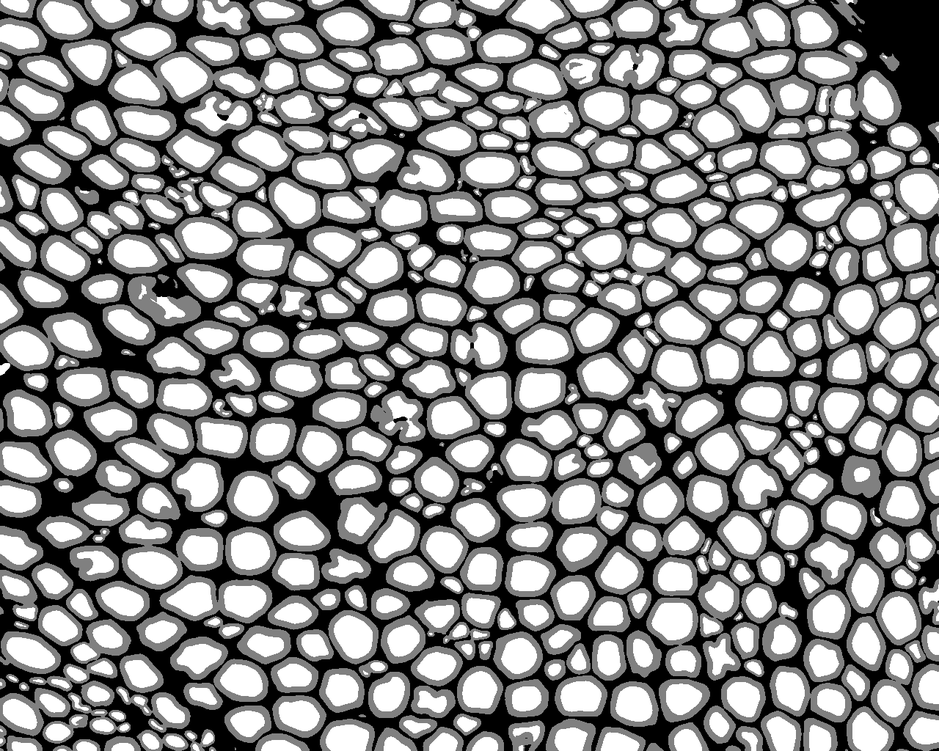
#> input picture Charles Image DA Seg/Segmented/21G-20_40X_15_0007.tif, 939 x 751 px, shrunk from 1280 x 1024 before the run, found by its file name
$ jupyter execute new_morphometrics.ipynb
#> lines starting #> are read from the running program, lines starting #| are printed output that depends on the picture; after the words box and inside, x2 and y2 are one past the last pixel; in counts of white or black regions, pixels touching at a corner belong together
[cell 1]
import matplotlib.pyplot as plt
import numpy as np
from skimage import (
    color, feature, filters, measure, morphology, segmentation, util
)
import cv2
from skimage.filters import threshold_otsu
from skimage.segmentation import clear_border
from skimage.measure import label, regionprops, regionprops_table
from skimage.morphology import closing, square
from skimage.color import label2rgb
import plotly
import plotly.express as px
import plotly.graph_objects as go
import math
import pandas as pd
from napari_simpleitk_image_processing import threshold_otsu, touching_objects_labeling, gaussian_blur
from pyclesperanto_prototype import imshow
from skimage.segmentation import watershed
from skimage.feature import peak_local_max
from scipy import ndimage as ndi
from skimage.feature import canny
from skimage.filters import rank

[cell 2]
img_path = r"D:\Research\Isaacs Lab\DeepAxon\Charles Image DA Seg\Segmented\21G-20_40X_15_0007.tif"
img = cv2.imread(img_path)
#> img is the input picture: shape (751, 939, 3); min 0, max 255, mean 141.3
img = cv2.cvtColor(img, cv2.COLOR_BGR2GRAY)
#> img: shape (751, 939)
plt.imshow(img)

[cell 3]
axon = cv2.inRange(img, 200, 256)
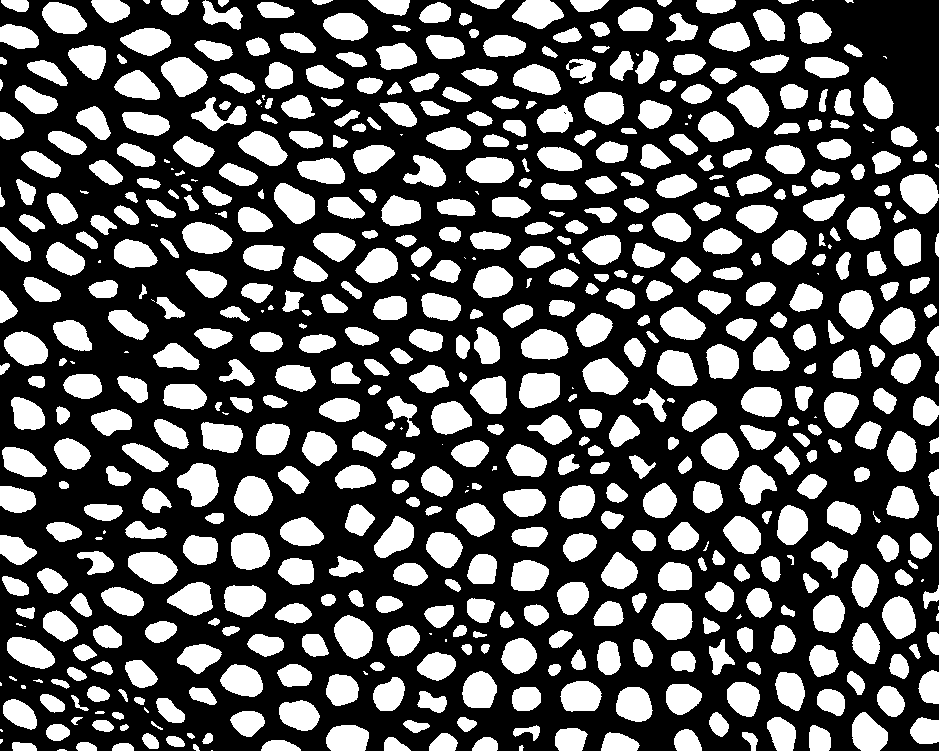
#> axon: shape (751, 939); 35.5% white; 596 white regions (52 under 20 px), largest, box (x1, y1, x2, y2) and area: (177, 463, 219, 507) 1234, (334, 615, 373, 659) 1232, (161, 57, 208, 97) 1227
myelin = cv2.inRange(img, 1, 256)
#> myelin: shape (751, 939); 84.3% white; 1838 black regions (1709 under 20 px), largest, box (x1, y1, x2, y2) and area: (0, 0, 880, 751) 53160, (111, 0, 939, 215) 15398, (324, 426, 939, 751) 13269

[cell 4]
def get_labels(img):
    distance = ndi.distance_transform_edt(img)
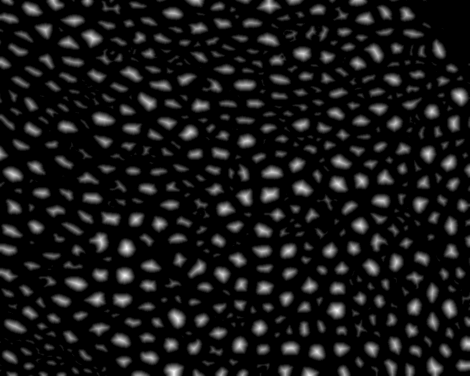
#> distance: shape (751, 939) float64 (shown at 1/2 size); min 0, max 18.38, mean 1.66; drawn with min black and max white
    local_max_coords = feature.peak_local_max(distance, min_distance=7)
#> local_max_coords = 571 pairs, first value 9 to 743, second value 10 to 930
    local_max_mask = np.zeros(distance.shape, dtype=bool)
    local_max_mask[tuple(local_max_coords.T)] = True
    markers = label(local_max_mask)
    segmented_cells = watershed(-distance, markers, mask=img)
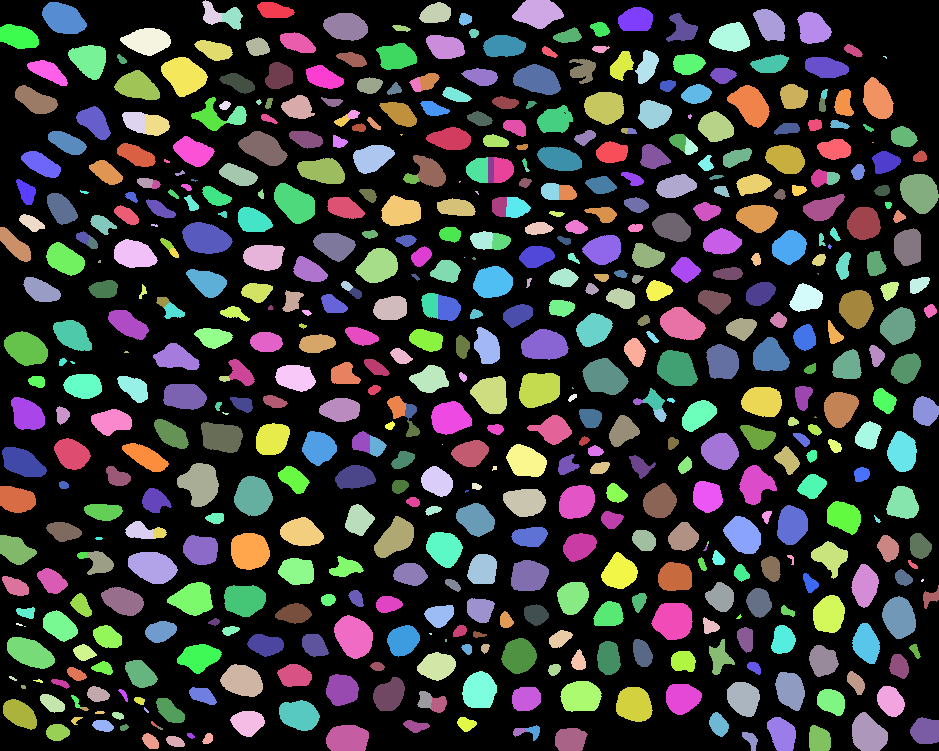
#> segmented_cells: shape (751, 939) int32; 572 distinct labels, from 0 to 571; one colour per label, 0 black
    return segmented_cells

[cell 5]
#watershed labelling of axons then obtaining region properties and putting it in a DataFrame
axon_label = get_labels(axon)
axon_props = regionprops_table(axon_label,properties=('label', 'centroid', 'area', 'axis_minor_length', 'axis_major_length',
                                                        'eccentricity', 'orientation', 'perimeter', 'solidity'))
#> axon_props = 10 items
axon_df = pd.DataFrame.from_dict(axon_props)
#> axon_df = table of 571 rows and 10 columns

#watershed labelling of myelin then obtaining region properties and putting it in a DataFrame
myelin_label = get_labels(myelin)
#> in get_labels (call 2), `distance = ndi.distance_transform_edt(img)`:
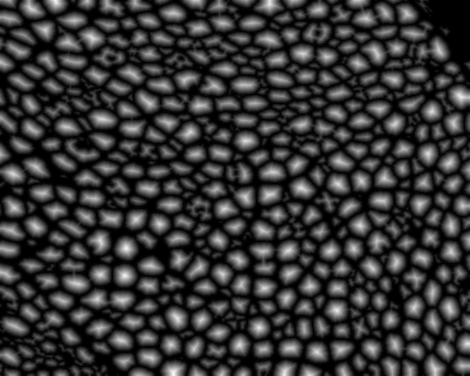
#> distance: shape (751, 939) float64 (shown at 1/2 size); min 0, max 25.5, mean 5.4; drawn with min black and max white
#> in get_labels (call 2), `local_max_coords = feature.peak_local_max(distance, min_distance=7)`: local_max_coords = 538 pairs, first value 7 to 743, second value 10 to 930
#> in get_labels (call 2), `segmented_cells = watershed(-distance, markers, mask=img)`:
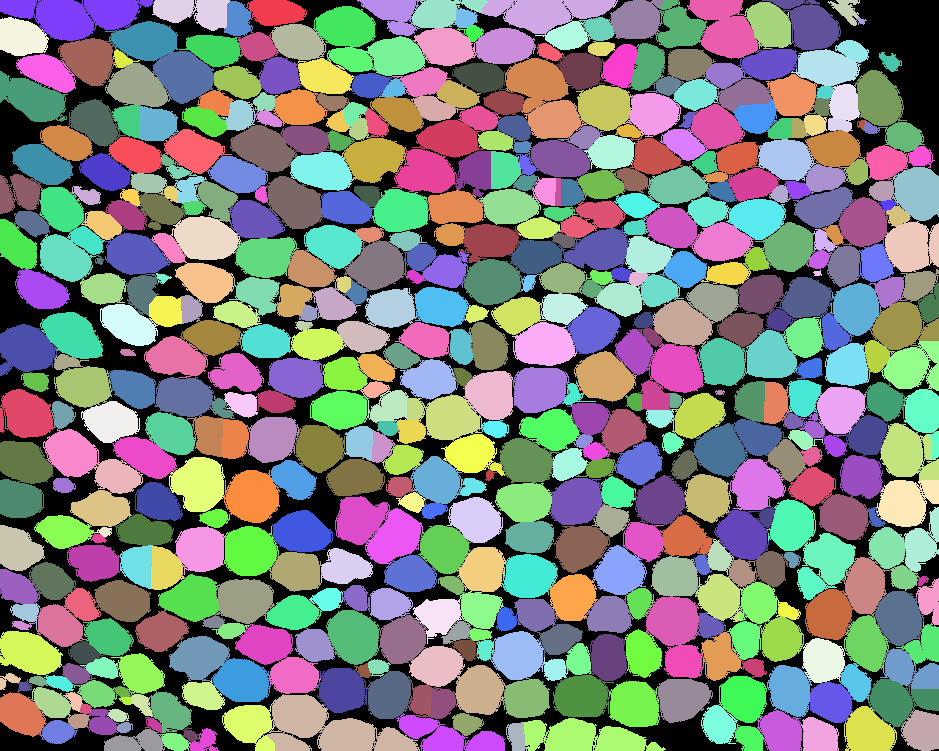
#> segmented_cells: shape (751, 939) int32; 539 distinct labels, from 0 to 538; one colour per label, 0 black
myelin_props = regionprops_table(myelin_label, properties=('label', 'bbox', 'area', 'axis_minor_length', 'axis_major_length',
                                                            'perimeter'))
#> myelin_props = 9 items
myelin_df = pd.DataFrame.from_dict(myelin_props)
#> myelin_df = table of 538 rows and 9 columns

[cell 6]
columns = {'label':[],
               'x':[],
               'y':[],
               'axon_area':[],
               'axon_perimeter':[],
               'axon_diam':[],
               'myelin_area':[],
               'myelin_thickness':[],
               'myelin_perimeter':[],
               'eccentricity':[],
               'orientation':[],
               'solidity':[],
               'gratio':[]}
morph_df = pd.DataFrame(columns)

[cell 7]
def contains(arr, target):
    return any(np.array_equal(sub_arr, target) for sub_arr in arr)

[cell 8]
def get_myelin_row(myelin_df, x, y):
    x = int(x)
    y = int(y)
    return myelin_df[((myelin_df['bbox-0'] <= x) & (myelin_df['bbox-2'] >= x)) & ((myelin_df['bbox-1'] <= y) & (myelin_df['bbox-3'] >= y))]

[cell 9]
for index, row in axon_df.iterrows():
    #save all morphometric data in variables
    label = row['label']
    x = row['centroid-0']
    y = row['centroid-1']
    axon_area = row['area']
    axon_perimeter = row['perimeter']
    axon_diam = (row['axis_major_length'] + row['axis_minor_length']) / 2 #getting axon diameter along the major axis
    eccentricity = row['eccentricity']
    orientation = row['orientation']
    solidity = row['solidity']
    myelin_row = get_myelin_row(myelin_df, x, y) #get myelin corresponding to axon of interest
    myelin_area = myelin_row['area'] - axon_area #area of the myelin = (axon+myelin area) - (axon area)
    myelin_thickness = ((myelin_row['axis_major_length'] + myelin_row['axis_minor_length']) / 2) - axon_diam #myelin thickness = (axon+myelin diam) - (axon diam)
    myelin_perimeter = myelin_row['perimeter']
    gratio = axon_diam / ((myelin_row['axis_major_length'] + myelin_row['axis_minor_length']) / 2)

    #make a one row DataFrame with axon and myelin data
    new_dict = {'label':label,
            'x':x,
            'y':y,
            'axon_area':axon_area,
            'axon_perimeter':axon_perimeter,
            'axon_diam':axon_diam,
            'myelin_area':myelin_area,
            'myelin_thickness':myelin_thickness,
            'myelin_perimeter':myelin_perimeter,
            'eccentricity':eccentricity,
            'orientation':orientation,
            'solidity':solidity,
            'gratio':gratio}
    new_df = pd.DataFrame(new_dict)

    #add the new data to the morphometrics DataFrame
    morph_df = pd.concat([morph_df,new_df], ignore_index=True)
#> this loop made 571 passes
#> (axon_area, axon_perimeter, axon_diam, eccentricity, orientation, solidity) on passes 2 to 4: (1019, 129.9, 37.85, 0.82, -1.53, 0.948), (506, 86.18, 26.28, 0.787, -1.35, 0.964), (299, 75.94, 21.51, 0.785, 0.518, 0.835)

$ run again, with Charles Image DA Seg/Segmented/21G-20_40X_15_0003.tif copied over Charles Image DA Seg/Segmented/21G-20_40X_15_0007.tif
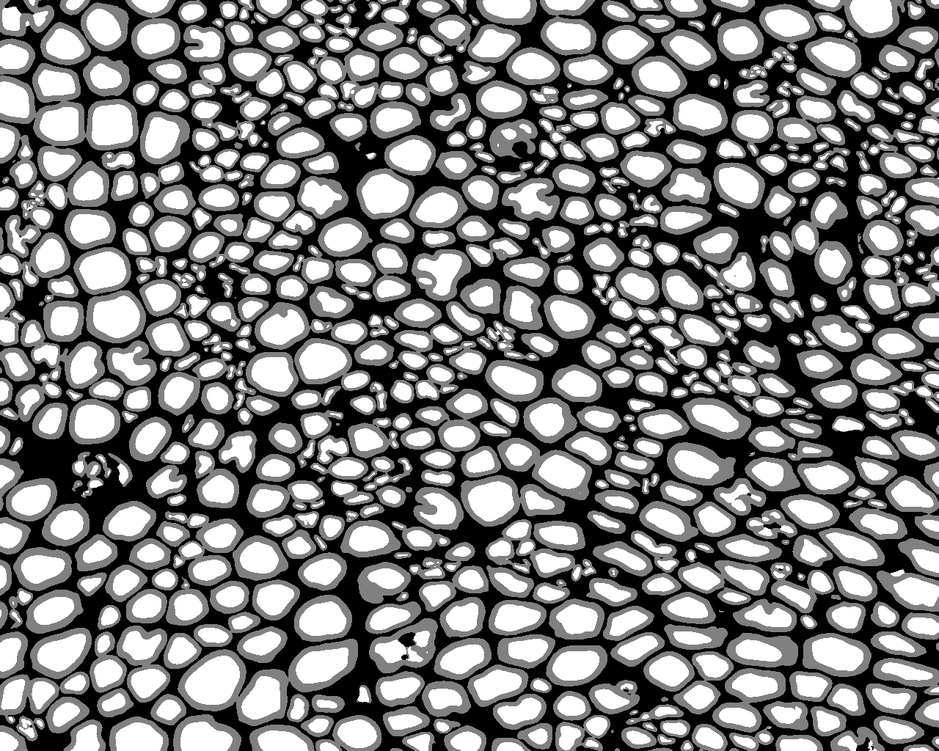
#> input picture Charles Image DA Seg/Segmented/21G-20_40X_15_0003.tif, 939 x 751 px, shrunk from 1280 x 1024 before the run, found by its file name
#> img is the input picture: shape (751, 939, 3); min 0, max 255, mean 127.8
#> img: shape (751, 939)
#> axon: shape (751, 939); 31.2% white; 893 white regions (176 under 20 px), largest, box (x1, y1, x2, y2) and area: (185, 656, 240, 705) 1955, (93, 296, 140, 338) 1503, (92, 104, 133, 145) 1454
#> myelin: shape (751, 939); 79.6% white; 1821 black regions (1711 under 20 px), largest, box (x1, y1, x2, y2) and area: (0, 0, 939, 751) 121156, (25, 656, 299, 751) 2781, (753, 30, 856, 121) 1411
#> local_max_coords = 835 pairs, first value 7 to 743, second value 7 to 931
#> in get_labels, `segmented_cells = watershed(-distance, markers, mask=img)`:
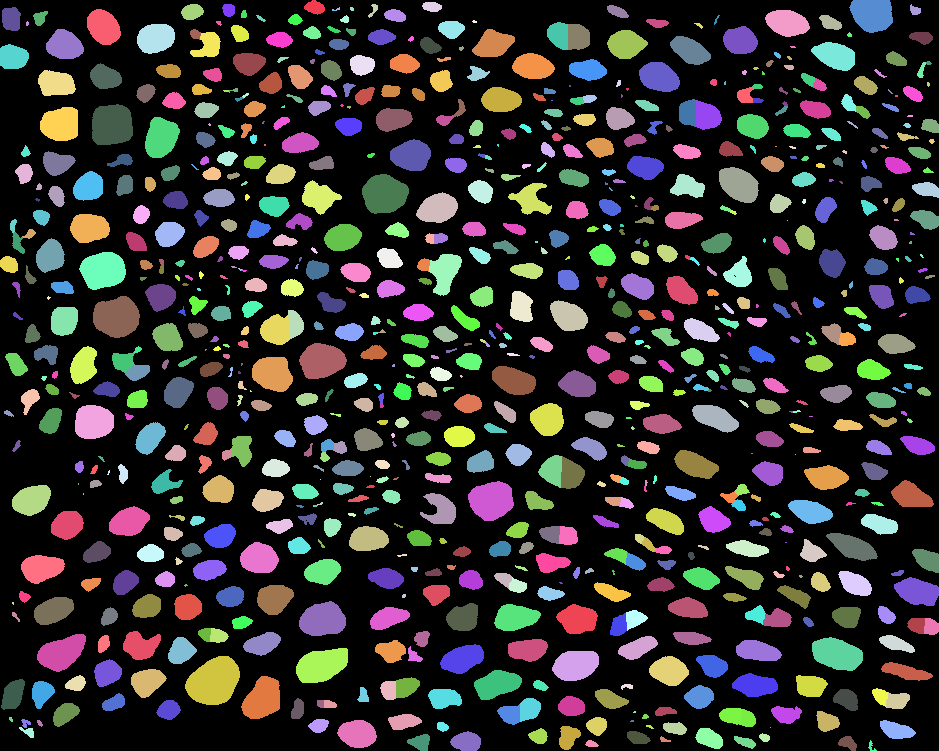
#> segmented_cells: shape (751, 939) int32; 836 distinct labels, from 0 to 835; one colour per label, 0 black
#> axon_props = 10 items
#> axon_df = table of 835 rows and 10 columns
#> local_max_coords = 736 pairs, first value 7 to 743, second value 7 to 931
#> in get_labels (call 2), `segmented_cells = watershed(-distance, markers, mask=img)`:
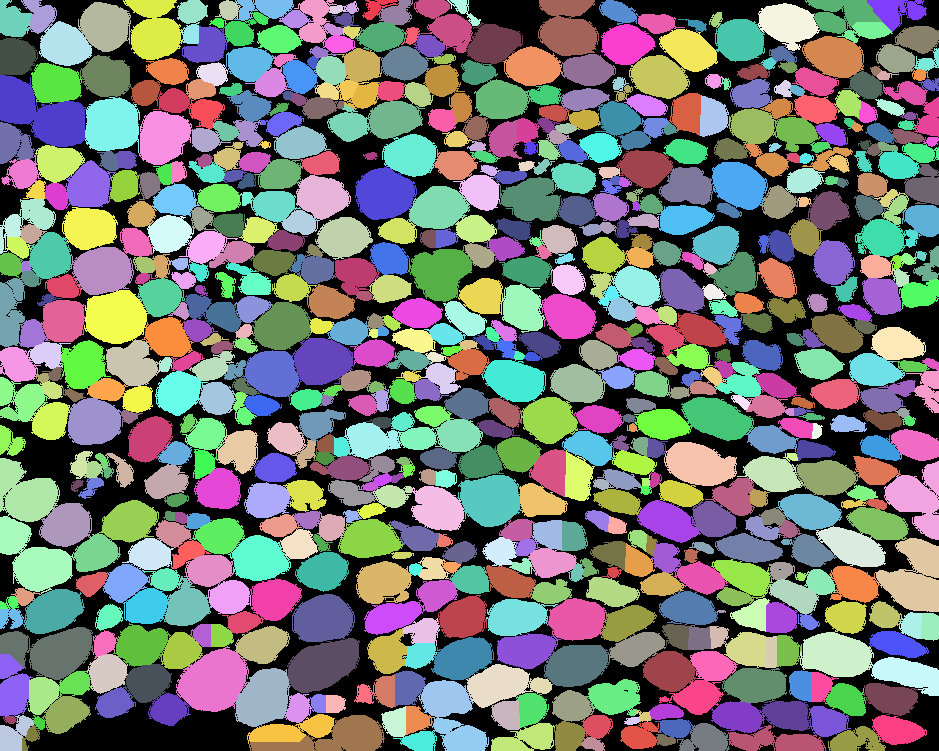
#> segmented_cells: shape (751, 939) int32; 737 distinct labels, from 0 to 736; one colour per label, 0 black
#> myelin_props = 9 items
#> myelin_df = table of 736 rows and 9 columns
#> the loop `for index, row in axon_df.iterrows():` made 835 passes
#> (axon_area, axon_perimeter, axon_diam, eccentricity, orientation, solidity) on passes 3, 4, 6: (60, 34.38, 11.82, 0.926, -0.469, 0.682), (158, 48.97, 15.08, 0.869, 1.46, 0.946), (1156, 130.9, 39.27, 0.645, 1.35, 0.98)
